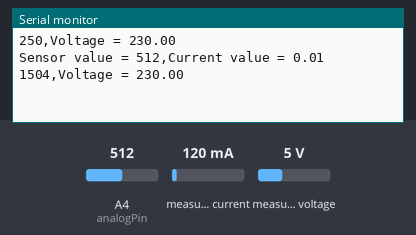
Simulated run of this sketch. Board: Arduino Uno, built with avr-gcc and run on an emulated ATmega328P. Shown: the last lines printed to the serial monitor. The test bench sets the inputs (shaded band); at power-on: measured voltage 5 V, A4 (analogPin) = 512, measured current 120 mA.

Above: at 2.3 s.
2.4 s: measured voltage set to 0.3 V
At 2.69 s:
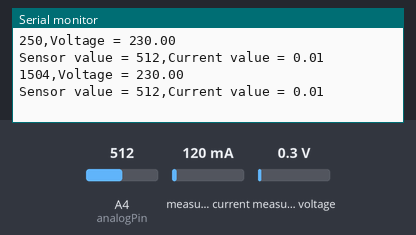
4.1 s: A4 (analogPin) set to 716
At 4.1 s:
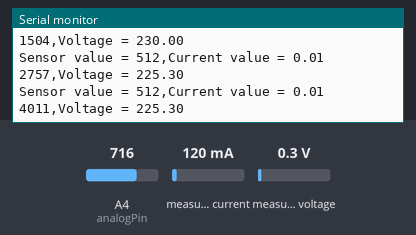
5.8 s: measured voltage set to 3.8 V
At 7.3 s:
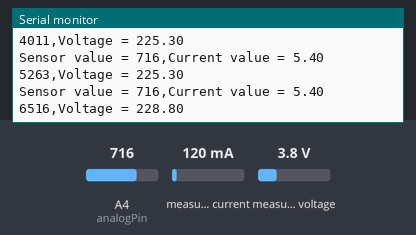
7.5 s: A4 (analogPin) set to 900
At 8.6 s:
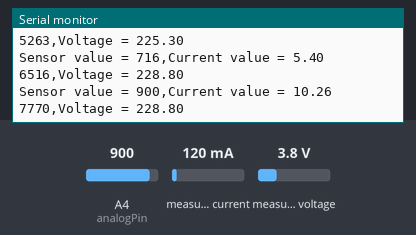
Timing chart, 0 to 10.2 s (numbered marks = the images above; inputs shaded):
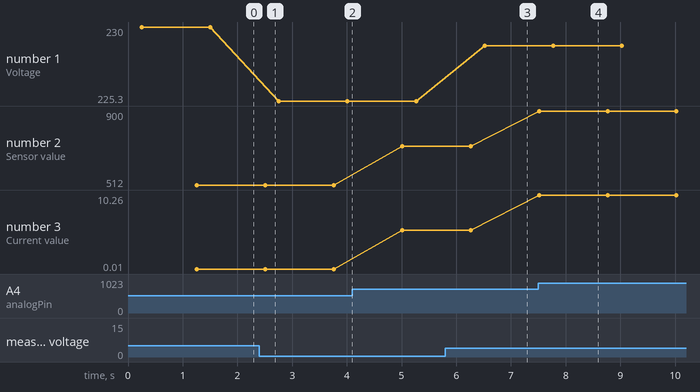

The sketch:

sketch_sep21a.ino
```cpp
#include "EmonLib.h"             // Include Emon Library

#define VOLT_CAL 592
const int analogPin = A4;     // Analog pin connected to ACS712 output
const float Vref = 5.0;       // Arduino reference voltage (5V for most cases)
const float sensitivity = 0.185;
EnergyMonitor emon1;             // Create an instance

void setup()
{
  Serial.begin(9600);

  emon1.voltage(1, VOLT_CAL, 1.7);  // Voltage: input pin, calibration, phase_shift
}

void loop()
{
  emon1.calcVI(25, 1000);         // Calculate all. No.of half wavelengths (crossings), time-out

  float supplyVoltage = emon1.Vrms;             // Extract Vrms into Variable
  if (supplyVoltage >= 100)
  {
    // Print the voltage reading in CSV format
    Serial.print(millis());  // Print timestamp
    Serial.print(",");
    Serial.print("Voltage = ");
    Serial.println(supplyVoltage); // Print voltage
  }
  else
  {
    // Print "Power OFF" in CSV format
    Serial.print(millis());  // Print timestamp
    Serial.print(",");
    Serial.println(0); // Print 0 to represent power off
  }

  delay(1000); // Delay to control the rate of serial output
   int sensorValue = analogRead(analogPin);  // Read the analog value
  float voltage = (sensorValue / 1023.0) * Vref;  // Convert to voltage

  // Calculate current in Amperes
  float current = (voltage - (Vref / 2)) / sensitivity;

  // Send data in a format suitable for serial plotter
   Serial.print("Sensor value = ");
  Serial.print(sensorValue);
  Serial.print(",");
   Serial.print("Current value = ");
  Serial.println(current);
  // Delay for a second
}
```

Measured:
- after the input at 5.8 s, the serial monitor: prints a new line after 0.72 s (image 3)
- after the input at 7.5 s, the serial monitor: prints a new line at once (image 4)
- plotted number 1: 230 → 225.3 after the input at 2.4 s, 225.3 → 228.8 after the input at 5.8 s
- plotted number 2: 512 → 716 after the input at 4.1 s, 716 → 900 after the input at 7.5 s
- plotted number 3: 0.01 → 5.4 after the input at 4.1 s, 5.4 → 10.26 after the input at 7.5 s
